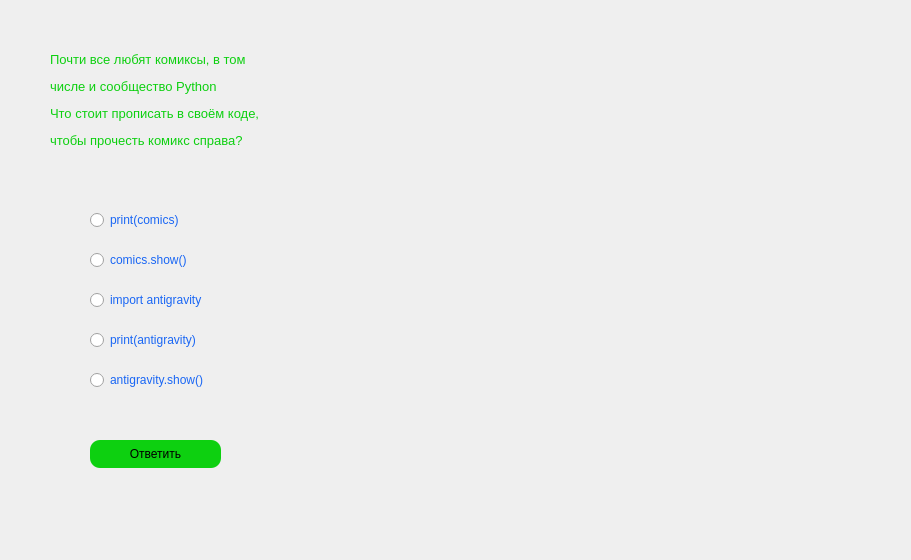
   <widget class="QWidget" name="first_quest" native="true">
    <property name="geometry">
     <rect>
      <x>0</x>
      <y>100000</y>
      <width>911</width>
      <height>560</height>
     </rect>
    </property>
    <widget class="QLabel" name="comics">
     <property name="geometry">
      <rect>
       <x>390</x>
       <y>-80</y>
       <width>591</width>
       <height>681</height>
      </rect>
     </property>
     <property name="text">
      <string/>
     </property>
     <property name="pixmap">
      <pixmap>python_xkcd.png</pixmap>
     </property>
    </widget>
    <widget class="QLabel" name="about_comics_text">
     <property name="geometry">
      <rect>
       <x>50</x>
       <y>40</y>
       <width>311</width>
       <height>121</height>
      </rect>
     </property>
     <property name="font">
      <font>
       <pointsize>10</pointsize>
      </font>
     </property>
     <property name="styleSheet">
      <string notr="true">QLabel {
	color: rgb(13, 208, 16);
}</string>
     </property>
     <property name="text">
      <string>&lt;html&gt;&lt;head/&gt;&lt;body&gt;&lt;p&gt;Почти все любят комиксы, в том&lt;/p&gt;&lt;p&gt;числе и сообщество Python&lt;/p&gt;&lt;p&gt;Что стоит прописать в своём коде,&lt;/p&gt;&lt;p&gt;чтобы прочесть комикс справа?&lt;/p&gt;&lt;/body&gt;&lt;/html&gt;</string>
     </property>
    </widget>
    <widget class="QRadioButton" name="false_2">
     <property name="geometry">
      <rect>
       <x>90</x>
       <y>210</y>
       <width>111</width>
       <height>20</height>
      </rect>
     </property>
     <property name="font">
      <font>
       <pointsize>9</pointsize>
      </font>
     </property>
     <property name="styleSheet">
      <string notr="true">QRadioButton {
	color: rgb(25, 102, 244);
}</string>
     </property>
     <property name="text">
      <string>print(comics)</string>
     </property>
    </widget>
    <widget class="QRadioButton" name="false_4">
     <property name="geometry">
      <rect>
       <x>90</x>
       <y>250</y>
       <width>121</width>
       <height>20</height>
      </rect>
     </property>
     <property name="font">
      <font>
       <pointsize>9</pointsize>
      </font>
     </property>
     <property name="styleSheet">
      <string notr="true">QRadioButton {
	color: rgb(25, 102, 244);
}</string>
     </property>
     <property name="text">
      <string>comics.show()</string>
     </property>
    </widget>
    <widget class="QRadioButton" name="true_2">
     <property name="geometry">
      <rect>
       <x>90</x>
       <y>290</y>
       <width>141</width>
       <height>20</height>
      </rect>
     </property>
     <property name="font">
      <font>
       <pointsize>9</pointsize>
      </font>
     </property>
     <property name="styleSheet">
      <string notr="true">QRadioButton {
	color: rgb(25, 102, 244);
}</string>
     </property>
     <property name="text">
      <string>import antigravity</string>
     </property>
    </widget>
    <widget class="QRadioButton" name="false_3">
     <property name="geometry">
      <rect>
       <x>90</x>
       <y>330</y>
       <width>141</width>
       <height>20</height>
      </rect>
     </property>
     <property name="font">
      <font>
       <pointsize>9</pointsize>
      </font>
     </property>
     <property name="styleSheet">
      <string notr="true">QRadioButton {
	color: rgb(25, 102, 244);
}</string>
     </property>
     <property name="text">
      <string>print(antigravity)</string>
     </property>
    </widget>
    <widget class="QRadioButton" name="false_5">
     <property name="geometry">
      <rect>
       <x>90</x>
       <y>370</y>
       <width>151</width>
       <height>20</height>
      </rect>
     </property>
     <property name="font">
      <font>
       <pointsize>9</pointsize>
      </font>
     </property>
     <property name="styleSheet">
      <string notr="true">QRadioButton {
	color: rgb(25, 102, 244);
}</string>
     </property>
     <property name="text">
      <string>antigravity.show()</string>
     </property>
    </widget>
    <widget class="QPushButton" name="ans_fir_bt">
     <property name="geometry">
      <rect>
       <x>90</x>
       <y>440</y>
       <width>131</width>
       <height>28</height>
      </rect>
     </property>
     <property name="styleSheet">
      <string notr="true">QPushButton {
	background-color: rgb(13, 208, 16);
	color: black;
	border-radius: 10;
}

QPushButton:pressed {
	background-color: rgb(12, 184, 12);
}</string>
     </property>
     <property name="text">
      <string>Ответить</string>
     </property>
    </widget>
   </widget>
